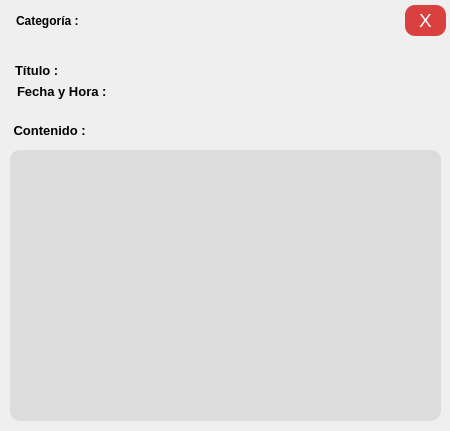
<?xml version="1.0" encoding="UTF-8"?>
<ui version="4.0">
 <class>Dialog</class>
 <widget class="QDialog" name="Dialog">
  <property name="geometry">
   <rect>
    <x>0</x>
    <y>0</y>
    <width>450</width>
    <height>431</height>
   </rect>
  </property>
  <property name="windowTitle">
   <string>Dialog</string>
  </property>
  <widget class="QLabel" name="label_3">
   <property name="geometry">
    <rect>
     <x>0</x>
     <y>0</y>
     <width>481</width>
     <height>481</height>
    </rect>
   </property>
   <property name="sizePolicy">
    <sizepolicy hsizetype="Fixed" vsizetype="Fixed">
     <horstretch>0</horstretch>
     <verstretch>0</verstretch>
    </sizepolicy>
   </property>
   <property name="minimumSize">
    <size>
     <width>5</width>
     <height>5</height>
    </size>
   </property>
   <property name="text">
    <string/>
   </property>
   <property name="pixmap">
    <pixmap>../images/background_collection_3.png</pixmap>
   </property>
  </widget>
  <widget class="QLabel" name="textname_2">
   <property name="geometry">
    <rect>
     <x>10</x>
     <y>60</y>
     <width>51</width>
     <height>21</height>
    </rect>
   </property>
   <property name="styleSheet">
    <string notr="true">QLabel {
   color: black;
    font-size: 13px;
    font-weight: bold;
    padding: 2px;
     border: 0px;
}</string>
   </property>
   <property name="text">
    <string>Título :</string>
   </property>
   <property name="scaledContents">
    <bool>false</bool>
   </property>
  </widget>
  <widget class="QLabel" name="textname_3">
   <property name="geometry">
    <rect>
     <x>10</x>
     <y>10</y>
     <width>81</width>
     <height>21</height>
    </rect>
   </property>
   <property name="styleSheet">
    <string notr="true">QLabel {
   
    color: black;
    font-size: 12px; /* Tamaño del texto */
    padding: 3px; /* Espaciado interno */
    font-weight: bold;
     border: 0px;
}</string>
   </property>
   <property name="text">
    <string>Categoría :</string>
   </property>
  </widget>
  <widget class="QLabel" name="cat_name">
   <property name="geometry">
    <rect>
     <x>80</x>
     <y>10</y>
     <width>311</width>
     <height>21</height>
    </rect>
   </property>
   <property name="styleSheet">
    <string notr="true">QLabel {
   
    color: black;
    font-size: 12px; /* Tamaño del texto */
    padding: 3px; /* Espaciado interno */
    text-transform: uppercase;
     border: 0px;
}</string>
   </property>
   <property name="text">
    <string/>
   </property>
   <property name="alignment">
    <set>Qt::AlignCenter</set>
   </property>
  </widget>
  <widget class="QLabel" name="text_title_sub">
   <property name="geometry">
    <rect>
     <x>70</x>
     <y>60</y>
     <width>341</width>
     <height>21</height>
    </rect>
   </property>
   <property name="styleSheet">
    <string notr="true">QLabel {
   
    color: black;
    font-size: 12px; /* Tamaño del texto */
    padding: 3px; /* Espaciado interno */
     border: 0px;
}</string>
   </property>
   <property name="text">
    <string/>
   </property>
  </widget>
  <widget class="QLabel" name="textname_5">
   <property name="geometry">
    <rect>
     <x>10</x>
     <y>80</y>
     <width>111</width>
     <height>23</height>
    </rect>
   </property>
   <property name="styleSheet">
    <string notr="true">QLabel {
   color: black;
    font-size: 13px;
    font-weight: bold;
    padding: 4px;
    border: 0px;
}</string>
   </property>
   <property name="text">
    <string>Fecha y Hora : </string>
   </property>
   <property name="scaledContents">
    <bool>false</bool>
   </property>
  </widget>
  <widget class="QLabel" name="text_date_hour">
   <property name="geometry">
    <rect>
     <x>110</x>
     <y>80</y>
     <width>171</width>
     <height>23</height>
    </rect>
   </property>
   <property name="styleSheet">
    <string notr="true">QLabel {
   
    color: black;
    font-size: 12px; /* Tamaño del texto */
    padding: 3px; /* Espaciado interno */
     border: 0px;
}</string>
   </property>
   <property name="text">
    <string/>
   </property>
  </widget>
  <widget class="QLabel" name="textname_7">
   <property name="geometry">
    <rect>
     <x>10</x>
     <y>120</y>
     <width>91</width>
     <height>21</height>
    </rect>
   </property>
   <property name="styleSheet">
    <string notr="true">QLabel {
   color: black;
    font-size: 13px;
    font-weight: bold;
     border: 0px;
}</string>
   </property>
   <property name="text">
    <string> Contenido :</string>
   </property>
   <property name="scaledContents">
    <bool>false</bool>
   </property>
  </widget>
  <widget class="QTextEdit" name="text_contem">
   <property name="geometry">
    <rect>
     <x>10</x>
     <y>150</y>
     <width>431</width>
     <height>271</height>
    </rect>
   </property>
   <property name="styleSheet">
    <string notr="true">QTextEdit {
    font-size: 13pt;
   
}

QTextEdit:hover {
    border: 1px solid blue;
    border-radius: 9px;
}

QTextEdit {
                border-radius: 10px;
                background-clip: border;
                background-color: rgb(220, 220,220);
                color: rgb(0, 0, 0);
                font: 12pt Vazir;
                border:0.5px solid;
                border-color: rgb(220, 220,220);
                font-family: Swiss;
                font-size: 12pt;
            }
</string>
   </property>
   <property name="readOnly">
    <bool>true</bool>
   </property>
  </widget>
  <widget class="QPushButton" name="back">
   <property name="geometry">
    <rect>
     <x>405</x>
     <y>5</y>
     <width>41</width>
     <height>31</height>
    </rect>
   </property>
   <property name="font">
    <font>
     <pointsize>-1</pointsize>
    </font>
   </property>
   <property name="mouseTracking">
    <bool>true</bool>
   </property>
   <property name="styleSheet">
    <string notr="true">QPushButton {
    background-color: #d94040;
    border-radius: 10px;
    border: 0px;
    color: white;
    font-size: 19px; /* Tamaño del texto */
    padding: 8px; /* Espaciado interno */
}
QPushButton:pressed {
    background-color: #ffffff;
    color: black;
}
QPushButton:hover {
   border: 1px solid blue;
}
</string>
   </property>
   <property name="text">
    <string>X</string>
   </property>
  </widget>
 </widget>
 <resources/>
 <connections/>
</ui>
